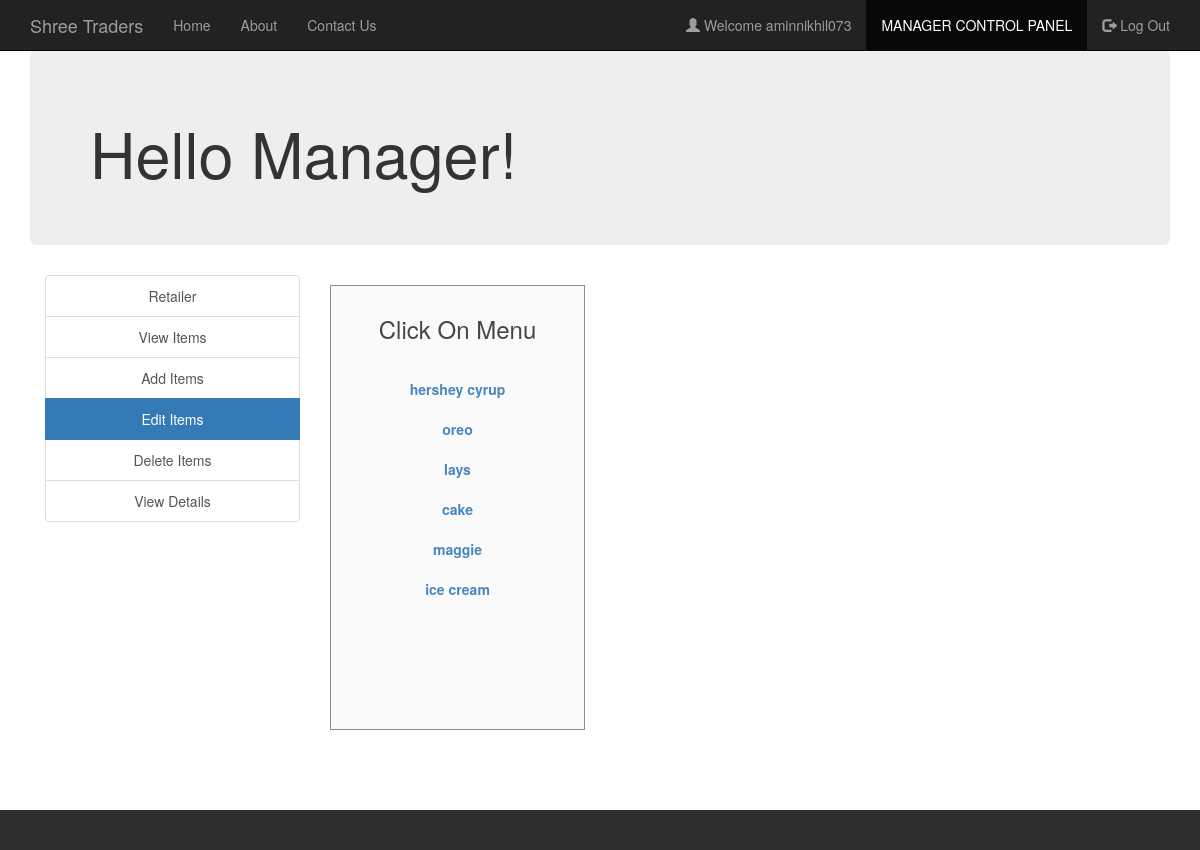
The page /edit_food_items.php (signed in) on the database its author committed.
### tables this page shows
CREATE TABLE IF NOT EXISTS `manager` (
  `username` varchar(30) NOT NULL,
  `fullname` varchar(30) NOT NULL,
  `email` varchar(30) NOT NULL,
  `contact` varchar(30) NOT NULL,
  `address` varchar(50) NOT NULL,
  `password` varchar(30) NOT NULL,
  PRIMARY KEY (`username`)
);

CREATE TABLE IF NOT EXISTS `food` (
  `F_ID` int NOT NULL AUTO_INCREMENT,
  `name` varchar(30) NOT NULL,
  `price` int NOT NULL,
  `description` varchar(200) NOT NULL,
  `R_ID` int NOT NULL,
  `images_path` varchar(200) NOT NULL,
  PRIMARY KEY (`F_ID`,`R_ID`),
  KEY `R_ID` (`R_ID`)
);

### session_m.php (called while the page is built, shortened)
<?php
$conn = Connect();
$user_check=$_SESSION['login_user1'];
$query = "SELECT username FROM MANAGER WHERE username = '$user_check'";
$ses_sql = mysqli_query($conn, $query);
$row = mysqli_fetch_assoc($ses_sql);
$login_session =$row['username'];
?>

### edit_food_items.php (the view, shortened to what this page needs)
<?php
include('session_m.php');
?>
<!DOCTYPE html>
<html>
  <head>
  </head>
  <link rel="stylesheet" type = "text/css" href ="css/edit_food_items.css">
  <link rel="stylesheet" type = "text/css" href ="css/bootstrap.min.css">
  <body>
    <nav class="navbar navbar-inverse navbar-fixed-top navigation-clean-search" role="navigation">
      <div class="container">
        <div class="navbar-header">
          <a class="navbar-brand" href="index.php">Shree Traders</a>
        </div>
        <div class="collapse navbar-collapse " id="myNavbar">
          <ul class="nav navbar-nav">
            <li><a href="index.php">Home</a></li>
            <li><a href="aboutus.php">About</a></li>
            <li><a href="contactus.php">Contact Us</a></li>
          </ul>
          <ul class="nav navbar-nav navbar-right">
            <li><a href="#"><span class="glyphicon glyphicon-user"></span> Welcome <?php echo $login_session; ?> </a></li>
            <li class="active"> <a href="managerlogin.php">MANAGER CONTROL PANEL</a></li>
            <li><a href="logout_m.php"><span class="glyphicon glyphicon-log-out"></span> Log Out </a></li>
          </ul>
        </div>
      </div>
    </nav>
<div class="container">
    <div class="jumbotron">
     <h1>Hello Manager! </h1>
    </div>
    </div>
<div class="container">
    	<div class="col-xs-3" style="text-align: center;">
    	<div class="list-group">
    		<a href="myrestaurant.php" class="list-group-item ">Retailer</a>
    		<a href="view_food_items.php" class="list-group-item ">View Items</a>
    		<a href="add_food_items.php" class="list-group-item ">Add Items</a>
    		<a href="edit_food_items.php" class="list-group-item active">Edit Items</a>
    		<a href="delete_food_items.php" class="list-group-item ">Delete Items</a>
        <a href="view_order_details.php" class="list-group-item ">View Details</a>
    	</div>
    </div>
<div class="col-xs-3">
  <div class="form-area" style="padding: 10px 10px 110px 10px; ">
    <div style="text-align: center;">
      <h3>Click On Menu <br><br></h3>
    </div>
    <?php
    $query = mysqli_query($conn, "SELECT * FROM food f WHERE f.R_ID IN (SELECT r.R_ID FROM shop r WHERE r.M_ID='$user_check') ORDER BY F_ID");
    while ($row = mysqli_fetch_array($query)) {
      ?>
      <div class="list-group" style="text-align: center;">
        <?php
      echo "<b><a href='edit_food_items.php?update= {$row['F_ID']}'>{$row['name']}</a></b>";
        ?>
      </div>
    <?php
    }
    ?>
  </div>
</div>
</div>
  </body>
<br>
  <footer class="container-fluid bg-4 text-center">
  <br>
  <br>
  </footer>
</html>

### css/edit_food_items.css (style rules this page uses)
body,html { height: 100%; }
body { padding-top: 50px; background-image: url('headerimg2.jpg'); background-repeat: repeat; background-size: 100%; }
.bg-4 { background-color: #2f2f2f; color: #ffffff; }
footer { display: block; }
.form-area { background-color: #FAFAFA; padding: 10px 40px 60px; margin: 10px 0px 60px; border: 1px solid GREY; opacity:0.9; }

### rows shown on the page
manager: username "aminnikhil073"
food: name "hershey cyrup"
food: name "oreo"
food: name "lays"
food: name "cake"
food: name "maggie"
food: name "ice cream"
